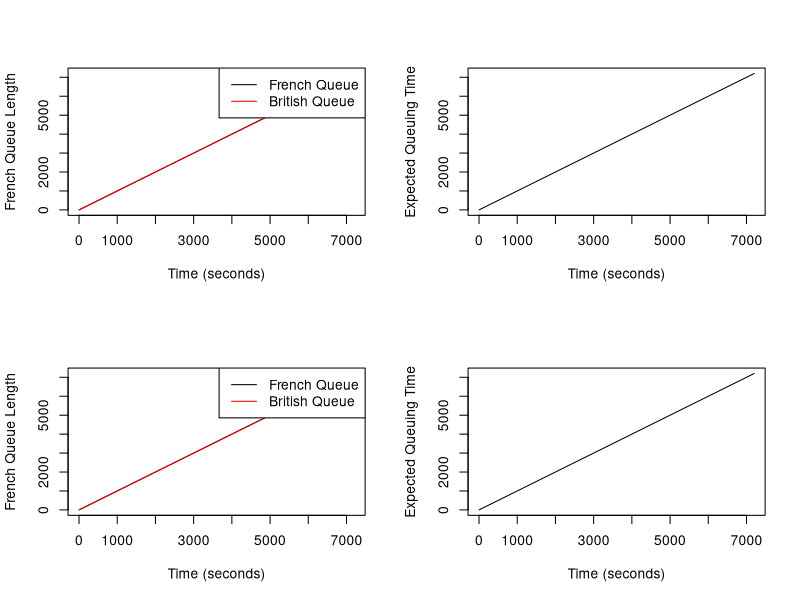

This chart was generated by the following R code: (Note: this script raises an error after producing the figure.)
## Group 25
## Frans : s2591760
## Daiki : s2547603
## Nathan : s2524152


## Contribution to this project
## Frans (%):  Daiki (%):  Nathan (%): 


#######################################################################################################################


# setwd("C:/Users/maruw/ASEAN-Group-25") ## set the working directory

# qsim function
qsim <- function(mf, mb, a.rate, trb, trf, tmb, tmf, maxb) {
  
  set.seed(11)
  
  
}

sim <- qsim(mf=5,mb=5,a.rate=.1,trb=40,trf=40,tmb=30,tmf=30,maxb=20); sim
sim_40 <- qsim(mf=5,mb=5,a.rate=.1,trb=40,trf=40,tmb=40,tmf=30,maxb=20); sim_40


# Plot
# Set up a 2x2 grid for plots
par(mfrow = c(2, 2))  

# Plot 1: French and British queue lengths over time
plot(1:7200, sim$nf, type = "l", xlab = "Time (seconds)", ylab = "French Queue Length")
lines(1:7200, sim$nb, col = "red")
legend("topright", legend = c("French Queue", "British Queue"), col = c("black", "red"), lty = 1)

# Plot 2: Expected queuing time over time
plot(1:7200, sim$eq, type = "l", xlab = "Time (seconds)", ylab = "Expected Queuing Time")

# Plot 3: French and British queue lengths over time
plot(1:7200, sim_40$nf, type = "l", xlab = "Time (seconds)", ylab = "French Queue Length")
lines(1:7200, sim_40$nb, col = "red")
legend("topright", legend = c("French Queue", "British Queue"), col = c("black", "red"), lty = 1)

# Plot 4: Expected queuing time over time
plot(1:7200, sim_40$eq, type = "l", xlab = "Time (seconds)", ylab = "Expected Queuing Time")


# Estimation
# Calculate the probability that at least one car miss the ferry departure
missing <- 0
for (i in 1:100) {
  qsim(mf=5,mb=5,a.rate=.1,trb=40,trf=40,tmb=40,tmf=30,maxb=20)
  if (sum(busy) > 0) {
    missing <- missing + 1
  }
}


# Findings
# Comment on the impact of a longer processing time
